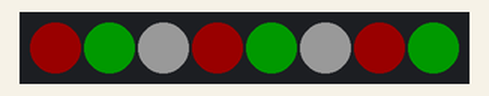
Bench run of a sketch on a simulated Arduino Uno R4 WiFi. Shown: 8 RGB LEDs in strip order, left to right. Dim RGB values are drawn brighter than linear.

Above: at 0.15 s.
At 0.75 s:
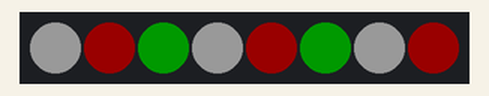
Timing chart, 0 to 130.0 s (numbered marks = the images above):
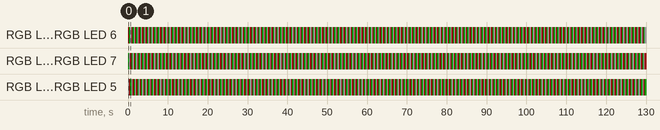

The sketch:

sketch.ino
```cpp
// Day 11 - Christmas Lights
// A red-green-white pattern that moves along the 8 LEDs of the Modulino Pixels.

#include <Arduino_Modulino.h>

ModulinoPixels pixels;

ModulinoColor colors[] = { RED, GREEN, WHITE };
int offset = 0;

void setup() {
  Modulino.begin();
  pixels.begin();
}

void loop() {
  for (int i = 0; i < 8; i++) {
    pixels.set(i, colors[(i + offset) % 3], 10);  // brightness 0 - 100
  }
  pixels.show();

  offset = (offset + 1) % 3;
  delay(300);
}
```

Measured:
- by itself, RGB LED 0, RGB LED 3, RGB LED 6: repeats every 0.90 s: RGB(0, 25, 0) 0.30 s, RGB(25, 25, 25) 0.30 s, RGB(25, 0, 0) 0.30 s
- by itself, RGB LED 1, RGB LED 4, RGB LED 7: repeats every 0.90 s: RGB(25, 25, 25) 0.30 s, RGB(25, 0, 0) 0.30 s, RGB(0, 25, 0) 0.30 s
- by itself, RGB LED 2, RGB LED 5: repeats every 0.90 s: RGB(25, 0, 0) 0.30 s, RGB(0, 25, 0) 0.30 s, RGB(25, 25, 25) 0.30 s
